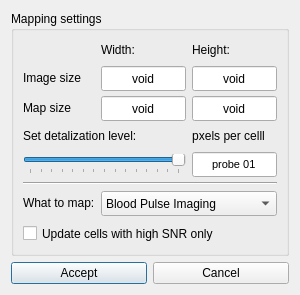
<?xml version="1.0" encoding="UTF-8"?>
<ui version="4.0">
 <class>mappingdialog</class>
 <widget class="QDialog" name="mappingdialog">
  <property name="geometry">
   <rect>
    <x>0</x>
    <y>0</y>
    <width>300</width>
    <height>295</height>
   </rect>
  </property>
  <property name="minimumSize">
   <size>
    <width>300</width>
    <height>295</height>
   </size>
  </property>
  <property name="maximumSize">
   <size>
    <width>300</width>
    <height>295</height>
   </size>
  </property>
  <property name="windowTitle">
   <string>Mapping settings</string>
  </property>
  <layout class="QVBoxLayout" name="verticalLayout">
   <item>
    <widget class="QGroupBox" name="groupBox">
     <property name="sizePolicy">
      <sizepolicy hsizetype="Expanding" vsizetype="Expanding">
       <horstretch>0</horstretch>
       <verstretch>0</verstretch>
      </sizepolicy>
     </property>
     <property name="title">
      <string>Mapping settings</string>
     </property>
     <layout class="QGridLayout" name="gridLayout">
      <item row="2" column="2">
       <widget class="QLineEdit" name="editHeightMap">
        <property name="sizePolicy">
         <sizepolicy hsizetype="Fixed" vsizetype="Fixed">
          <horstretch>0</horstretch>
          <verstretch>0</verstretch>
         </sizepolicy>
        </property>
        <property name="minimumSize">
         <size>
          <width>50</width>
          <height>25</height>
         </size>
        </property>
        <property name="text">
         <string>void</string>
        </property>
        <property name="alignment">
         <set>Qt::AlignCenter</set>
        </property>
        <property name="readOnly">
         <bool>true</bool>
        </property>
       </widget>
      </item>
      <item row="12" column="1" colspan="2">
       <widget class="QComboBox" name="CBType">
        <property name="minimumSize">
         <size>
          <width>0</width>
          <height>25</height>
         </size>
        </property>
        <property name="baseSize">
         <size>
          <width>0</width>
          <height>0</height>
         </size>
        </property>
        <property name="layoutDirection">
         <enum>Qt::LeftToRight</enum>
        </property>
        <property name="maxCount">
         <number>2147483647</number>
        </property>
        <item>
         <property name="text">
          <string>Blood Pulse Imaging</string>
         </property>
        </item>
        <item>
         <property name="text">
          <string>Smooth Blood Pulse Imaging</string>
         </property>
        </item>
        <item>
         <property name="text">
          <string>SNR imaging</string>
         </property>
        </item>
        <item>
         <property name="text">
          <string>Amplitude of pulse</string>
         </property>
        </item>
       </widget>
      </item>
      <item row="6" column="2">
       <widget class="QLineEdit" name="editCell">
        <property name="sizePolicy">
         <sizepolicy hsizetype="Fixed" vsizetype="Fixed">
          <horstretch>0</horstretch>
          <verstretch>0</verstretch>
         </sizepolicy>
        </property>
        <property name="minimumSize">
         <size>
          <width>50</width>
          <height>25</height>
         </size>
        </property>
        <property name="font">
         <font>
          <family>MS Shell Dlg 2</family>
          <pointsize>8</pointsize>
          <weight>50</weight>
          <italic>false</italic>
          <bold>false</bold>
         </font>
        </property>
        <property name="text">
         <string>probe 01</string>
        </property>
        <property name="frame">
         <bool>true</bool>
        </property>
        <property name="alignment">
         <set>Qt::AlignCenter</set>
        </property>
        <property name="readOnly">
         <bool>true</bool>
        </property>
       </widget>
      </item>
      <item row="13" column="0" colspan="3">
       <widget class="QCheckBox" name="cbSNRControl">
        <property name="minimumSize">
         <size>
          <width>0</width>
          <height>25</height>
         </size>
        </property>
        <property name="text">
         <string>Update cells with high SNR only</string>
        </property>
       </widget>
      </item>
      <item row="4" column="0" colspan="2">
       <widget class="QLabel" name="label">
        <property name="sizePolicy">
         <sizepolicy hsizetype="Fixed" vsizetype="Fixed">
          <horstretch>0</horstretch>
          <verstretch>0</verstretch>
         </sizepolicy>
        </property>
        <property name="minimumSize">
         <size>
          <width>0</width>
          <height>20</height>
         </size>
        </property>
        <property name="text">
         <string>Set detalization level:</string>
        </property>
       </widget>
      </item>
      <item row="0" column="1">
       <widget class="QLabel" name="label_3">
        <property name="sizePolicy">
         <sizepolicy hsizetype="Expanding" vsizetype="Fixed">
          <horstretch>0</horstretch>
          <verstretch>0</verstretch>
         </sizepolicy>
        </property>
        <property name="minimumSize">
         <size>
          <width>50</width>
          <height>20</height>
         </size>
        </property>
        <property name="text">
         <string>Width:</string>
        </property>
       </widget>
      </item>
      <item row="2" column="0">
       <widget class="QLabel" name="label_6">
        <property name="sizePolicy">
         <sizepolicy hsizetype="Fixed" vsizetype="Fixed">
          <horstretch>0</horstretch>
          <verstretch>0</verstretch>
         </sizepolicy>
        </property>
        <property name="minimumSize">
         <size>
          <width>20</width>
          <height>20</height>
         </size>
        </property>
        <property name="text">
         <string>Map size</string>
        </property>
        <property name="alignment">
         <set>Qt::AlignCenter</set>
        </property>
       </widget>
      </item>
      <item row="2" column="1">
       <widget class="QLineEdit" name="editWidthMap">
        <property name="sizePolicy">
         <sizepolicy hsizetype="Fixed" vsizetype="Fixed">
          <horstretch>0</horstretch>
          <verstretch>0</verstretch>
         </sizepolicy>
        </property>
        <property name="minimumSize">
         <size>
          <width>50</width>
          <height>25</height>
         </size>
        </property>
        <property name="text">
         <string>void</string>
        </property>
        <property name="alignment">
         <set>Qt::AlignCenter</set>
        </property>
        <property name="readOnly">
         <bool>true</bool>
        </property>
       </widget>
      </item>
      <item row="1" column="0">
       <widget class="QLabel" name="label_5">
        <property name="sizePolicy">
         <sizepolicy hsizetype="Fixed" vsizetype="Fixed">
          <horstretch>0</horstretch>
          <verstretch>0</verstretch>
         </sizepolicy>
        </property>
        <property name="minimumSize">
         <size>
          <width>20</width>
          <height>20</height>
         </size>
        </property>
        <property name="text">
         <string>Image size</string>
        </property>
        <property name="alignment">
         <set>Qt::AlignCenter</set>
        </property>
       </widget>
      </item>
      <item row="1" column="1">
       <widget class="QLineEdit" name="editWidthImage">
        <property name="sizePolicy">
         <sizepolicy hsizetype="Fixed" vsizetype="Fixed">
          <horstretch>0</horstretch>
          <verstretch>0</verstretch>
         </sizepolicy>
        </property>
        <property name="minimumSize">
         <size>
          <width>50</width>
          <height>25</height>
         </size>
        </property>
        <property name="baseSize">
         <size>
          <width>50</width>
          <height>25</height>
         </size>
        </property>
        <property name="text">
         <string>void</string>
        </property>
        <property name="alignment">
         <set>Qt::AlignCenter</set>
        </property>
        <property name="readOnly">
         <bool>true</bool>
        </property>
       </widget>
      </item>
      <item row="1" column="2">
       <widget class="QLineEdit" name="editHeightImage">
        <property name="sizePolicy">
         <sizepolicy hsizetype="Fixed" vsizetype="Fixed">
          <horstretch>0</horstretch>
          <verstretch>0</verstretch>
         </sizepolicy>
        </property>
        <property name="minimumSize">
         <size>
          <width>50</width>
          <height>25</height>
         </size>
        </property>
        <property name="text">
         <string>void</string>
        </property>
        <property name="alignment">
         <set>Qt::AlignCenter</set>
        </property>
        <property name="readOnly">
         <bool>true</bool>
        </property>
       </widget>
      </item>
      <item row="4" column="2">
       <widget class="QLabel" name="label_2">
        <property name="sizePolicy">
         <sizepolicy hsizetype="Fixed" vsizetype="Fixed">
          <horstretch>0</horstretch>
          <verstretch>0</verstretch>
         </sizepolicy>
        </property>
        <property name="minimumSize">
         <size>
          <width>0</width>
          <height>20</height>
         </size>
        </property>
        <property name="text">
         <string>pxels per celll</string>
        </property>
        <property name="alignment">
         <set>Qt::AlignCenter</set>
        </property>
       </widget>
      </item>
      <item row="7" column="0" colspan="3">
       <widget class="Line" name="line">
        <property name="orientation">
         <enum>Qt::Horizontal</enum>
        </property>
       </widget>
      </item>
      <item row="0" column="2">
       <widget class="QLabel" name="label_4">
        <property name="sizePolicy">
         <sizepolicy hsizetype="Expanding" vsizetype="Fixed">
          <horstretch>0</horstretch>
          <verstretch>0</verstretch>
         </sizepolicy>
        </property>
        <property name="minimumSize">
         <size>
          <width>50</width>
          <height>20</height>
         </size>
        </property>
        <property name="text">
         <string>Height:</string>
        </property>
       </widget>
      </item>
      <item row="6" column="0" colspan="2">
       <widget class="QSlider" name="sliderCell">
        <property name="sizePolicy">
         <sizepolicy hsizetype="Expanding" vsizetype="Fixed">
          <horstretch>0</horstretch>
          <verstretch>0</verstretch>
         </sizepolicy>
        </property>
        <property name="minimum">
         <number>8</number>
        </property>
        <property name="maximum">
         <number>64</number>
        </property>
        <property name="singleStep">
         <number>2</number>
        </property>
        <property name="pageStep">
         <number>4</number>
        </property>
        <property name="value">
         <number>64</number>
        </property>
        <property name="sliderPosition">
         <number>64</number>
        </property>
        <property name="orientation">
         <enum>Qt::Horizontal</enum>
        </property>
        <property name="tickPosition">
         <enum>QSlider::TicksBelow</enum>
        </property>
       </widget>
      </item>
      <item row="12" column="0">
       <widget class="QLabel" name="label_7">
        <property name="text">
         <string>What to map:</string>
        </property>
       </widget>
      </item>
     </layout>
    </widget>
   </item>
   <item>
    <layout class="QHBoxLayout" name="horizontalLayout">
     <item>
      <widget class="QPushButton" name="buttonAccept">
       <property name="sizePolicy">
        <sizepolicy hsizetype="Expanding" vsizetype="Fixed">
         <horstretch>0</horstretch>
         <verstretch>0</verstretch>
        </sizepolicy>
       </property>
       <property name="text">
        <string>Accept</string>
       </property>
      </widget>
     </item>
     <item>
      <widget class="QPushButton" name="buttonReject">
       <property name="sizePolicy">
        <sizepolicy hsizetype="Expanding" vsizetype="Fixed">
         <horstretch>0</horstretch>
         <verstretch>0</verstretch>
        </sizepolicy>
       </property>
       <property name="text">
        <string>Cancel</string>
       </property>
      </widget>
     </item>
    </layout>
   </item>
  </layout>
 </widget>
 <resources/>
 <connections/>
</ui>
